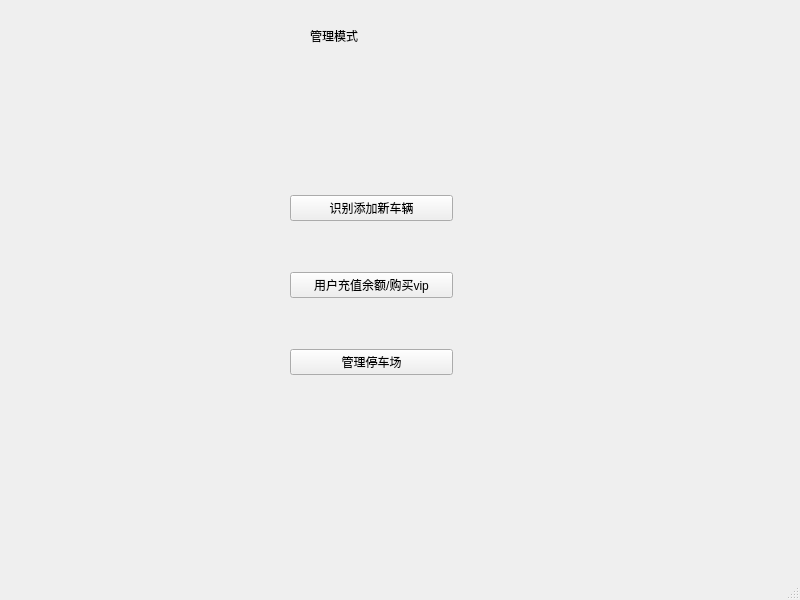
<?xml version="1.0" encoding="UTF-8"?>
<ui version="4.0">
 <class>MainWindow</class>
 <widget class="QMainWindow" name="MainWindow">
  <property name="geometry">
   <rect>
    <x>0</x>
    <y>0</y>
    <width>800</width>
    <height>600</height>
   </rect>
  </property>
  <property name="windowTitle">
   <string>MainWindow</string>
  </property>
  <widget class="QWidget" name="centralwidget">
   <widget class="QLabel" name="label">
    <property name="geometry">
     <rect>
      <x>310</x>
      <y>-10</y>
      <width>581</width>
      <height>91</height>
     </rect>
    </property>
    <property name="text">
     <string>管理模式</string>
    </property>
   </widget>
   <widget class="QWidget" name="verticalLayoutWidget">
    <property name="geometry">
     <rect>
      <x>290</x>
      <y>150</y>
      <width>163</width>
      <height>271</height>
     </rect>
    </property>
    <layout class="QVBoxLayout" name="verticalLayout">
     <item>
      <widget class="QPushButton" name="pushButton">
       <property name="text">
        <string>识别添加新车辆</string>
       </property>
      </widget>
     </item>
     <item>
      <widget class="QPushButton" name="pushButton_2">
       <property name="text">
        <string>用户充值余额/购买vip</string>
       </property>
      </widget>
     </item>
     <item>
      <widget class="QPushButton" name="pushButton_3">
       <property name="text">
        <string>管理停车场</string>
       </property>
      </widget>
     </item>
    </layout>
   </widget>
  </widget>
  <widget class="QMenuBar" name="menubar">
   <property name="geometry">
    <rect>
     <x>0</x>
     <y>0</y>
     <width>800</width>
     <height>26</height>
    </rect>
   </property>
  </widget>
  <widget class="QStatusBar" name="statusbar"/>
 </widget>
 <resources/>
 <connections/>
</ui>
